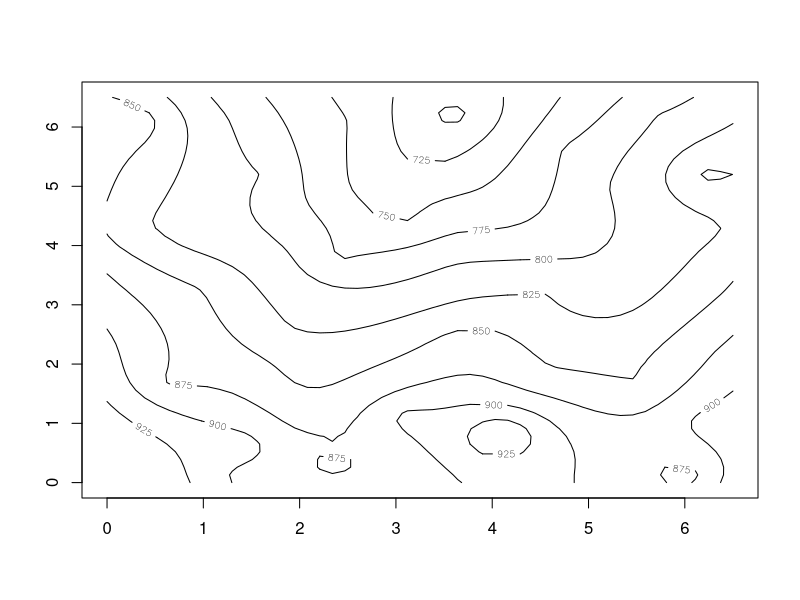

This figure's R source:
library(spatial)


### Name: prmat
### Title: Evaluate Kriging Surface over a Grid
### Aliases: prmat
### Keywords: spatial

### ** Examples

data(topo, package="MASS")
topo.kr <- surf.gls(2, expcov, topo, d=0.7)
prsurf <- prmat(topo.kr, 0, 6.5, 0, 6.5, 50)
contour(prsurf, levels=seq(700, 925, 25))
